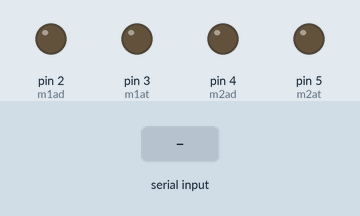
Simulated run of this sketch. Board: Arduino Uno, built with avr-gcc and run on an emulated ATmega328P. Parts: output pins drawn as LEDs (lit = HIGH). The test bench sets the inputs (shaded band).

Above: at 1.2 s.
1.3 s: "B" received over Serial
At 1.8 s:
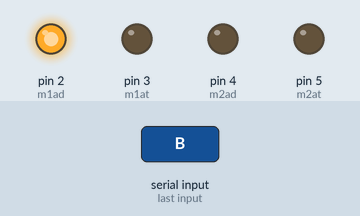
2.8 s: "C" received over Serial
At 4.0 s:
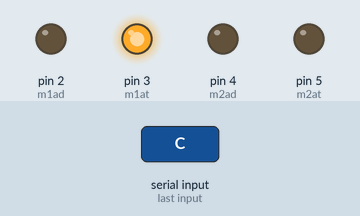
4.3 s: "D" received over Serial
At 5.3 s:
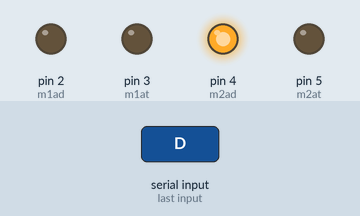
5.8 s: "E" received over Serial
At 6.4 s:
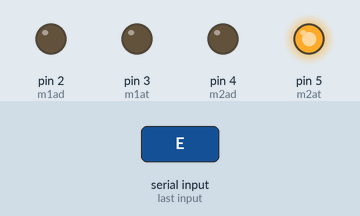
Timing chart, 0 to 8.3 s (numbered marks = the images above; inputs shaded):
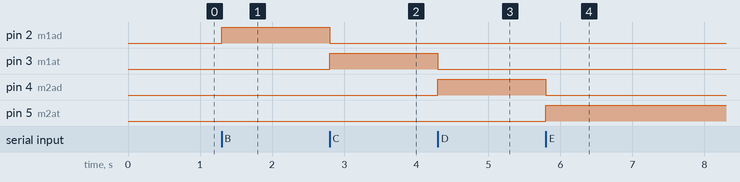

The sketch:

prueba_lados_del_carro.ino
```cpp
int m1ad=2;
int m1at=3;
int m2ad=4;
int m2at=5;
int estado= 0;
void setup() {
  pinMode(2,OUTPUT);
  pinMode(3,OUTPUT);
  pinMode(4,OUTPUT);
  pinMode(5,OUTPUT);

  Serial.begin(9600);
}

void loop() {
   if(Serial.available()>0){
  estado=Serial.read();
  if(estado == 'B'){
    digitalWrite(m1ad,HIGH);
    digitalWrite(m1at,LOW);
    digitalWrite(m2ad,LOW);//adelante 2 servos 90
    digitalWrite(m2at,LOW);

  }
  if(estado == 'C'){
    digitalWrite(m1ad,LOW);
    digitalWrite(m1at,HIGH);
    digitalWrite(m2ad,LOW);//adelante 2 servos 90
    digitalWrite(m2at,LOW);

  }
  if(estado == 'D'){
    digitalWrite(m1ad,LOW);
    digitalWrite(m1at,LOW);
    digitalWrite(m2ad,HIGH);//adelante 2 servos 90
    digitalWrite(m2at,LOW);

  }
  if(estado == 'E'){
    digitalWrite(m1ad,LOW);
    digitalWrite(m1at,LOW);
    digitalWrite(m2ad,LOW);//adelante 2 servos 90
    digitalWrite(m2at,HIGH);

  }}}
```

Measured:
- after the input at 1.3 s, pin 2 (m1ad): LOW → HIGH at once
- after the input at 2.8 s, pin 2 (m1ad): HIGH → LOW at once; pin 3 (m1at): LOW → HIGH at once
- after the input at 4.3 s, pin 3 (m1at): HIGH → LOW at once; pin 4 (m2ad): LOW → HIGH at once
- after the input at 5.8 s, pin 4 (m2ad): HIGH → LOW at once; pin 5 (m2at): LOW → HIGH at once
